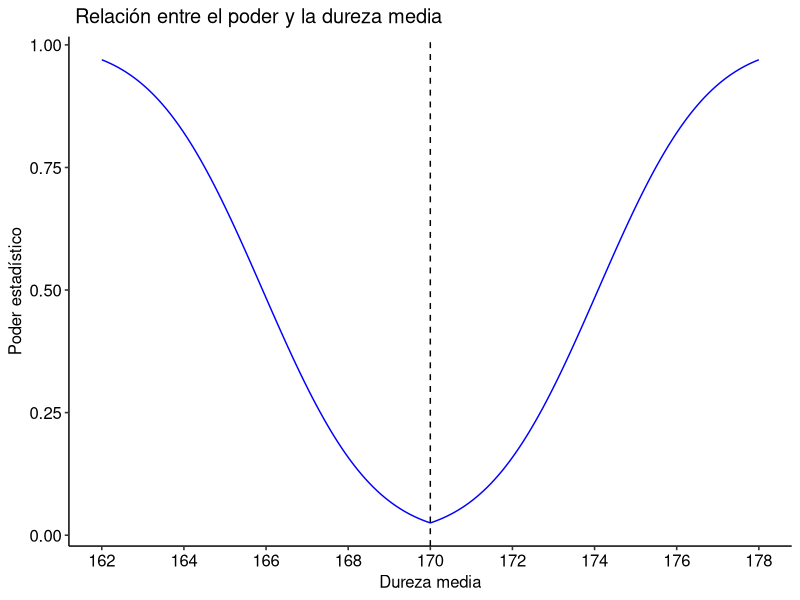

Here is the R script that generated this plot:
library ( ggpubr )
library ( ggplot2 )

#Pregunta 3
#Como no se conoce la verdadera dureza media, genere un gráfico del poder estadístico con las
#condiciones anteriores, pero suponiendo que las verdaderas durezas medias podrían variar de 162 a 178[kgf mm-2].

# Valores conocidos
sd <- 10
n <- 25
mediaTeorica <- 170
alfa <- 0.05
mediaInferior <- 162
mediaSuperior <- 178


deltaInf <- mediaInferior- mediaTeorica
deltaSup <- mediaSuperior- mediaTeorica

intervaloDelta <- seq(deltaInf,deltaSup,0.01)
intervaloDurezas <- seq(mediaInferior,mediaSuperior,0.01)


# Se calcula el poder con que se detecta para cada dureza media 
poder <- power.t.test (n ,intervaloDelta ,sd ,alfa,NULL,"one.sample" ,"two.sided")$power

# Crear un data frame .
datos <- data.frame(intervaloDurezas, poder )

# Graficar la curva de poder .
g <- ggplot( datos , aes (intervaloDurezas , poder ) )
g <- g + geom_line ( colour = "blue")
g <- g + ylab (" Poder estadístico ")
g <- g + xlab (" Dureza media ")
g <- g + theme_pubr ()
g <- g + geom_vline( xintercept = 170 , linetype = "dashed")
g <- g + scale_x_continuous ( breaks = seq ( mediaInferior , mediaSuperior , 2) )
g <- g + ggtitle (" Relación entre el poder y la dureza media ")
print ( g )


#Conclusión
#En el gráfico se observa que, a medida que la dureza media se aleja de la media teórica (170), el poder de la 
#prueba comienza a aumentar, disminuyendo así la probabilidad de cometer errores del tipo 2.
